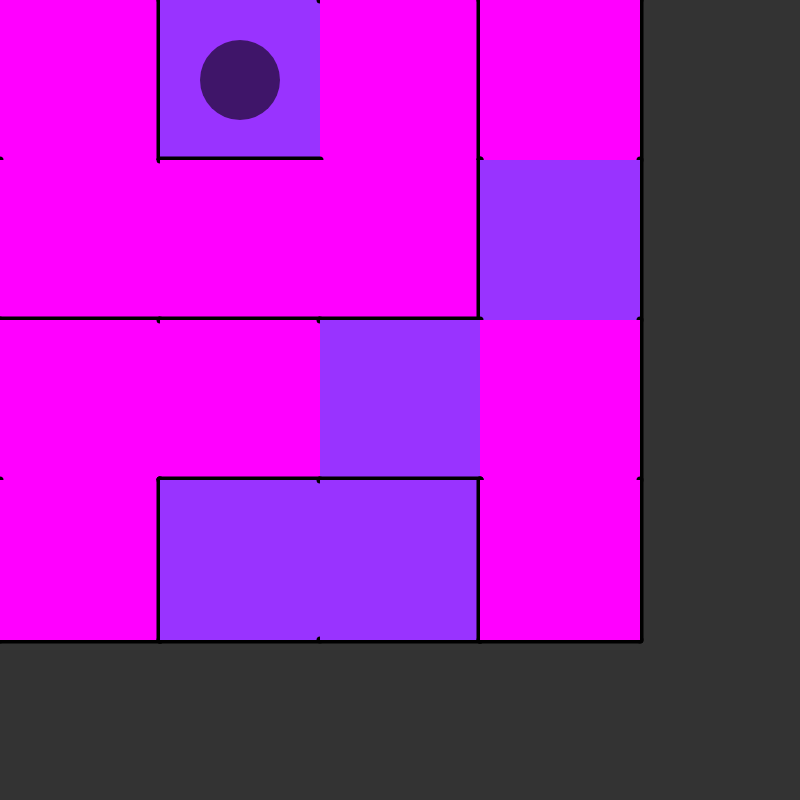
Frame 1 (no input)
Frame 60 (no input): identical to frame 1, image omitted
Frame 120 (the mouse pressed at the canvas centre since frame 60): identical to frame 1, image omitted

The p5.js sketch that drew this single still picture (run headless with seeded random() and noise() and a simulated clock; from frame 60 on, the mouse is pressed at the canvas centre):

// p5.js sketch
// ── sketch.js

//global variables
//var cols, rows; //comes from maze_info.js now
//var w = 40; //width of cell
//var w = 80; //width of cell
var w = 160; //width of cell
//var w = 266; //width of cell
//var w = 300; //width of cell
var grid = []; //all of the cells in the entire 3D maze, size is cols * rows * innieouties
var turn_head_to_left_grid = [];
var turn_head_to_right_grid = [];
var turn_head_up_grid = [];
var turn_head_down_grid = [];
var turn_head_backward_grid = [];

var all_maze_perspectives = [];
var current_maze_perspective = 0;
var current_maze_plane = 0; 

var sleep_time = 500; //time in milliseconds to wait to show next maze plane after maze is constructed
var start; //signifying starting up maze, start up whatev, maybe tutorial about how to play etc., set true/false in setup() function 
var letsgetitstarted;
let start_index = 1;
let goal_index = 17;

//you may be circling back around creating too many variables to hold this and that
//at least one set is needed to hold a current perspectives # of cols, rows, innieouties
let particular_num_cols = -1;
let particular_num_rows = -1;
let particular_num_innieouties = -1;
var orig_cols = cols;
var orig_rows = rows;
var orig_innieouties = innieouties;

function setup() {
	//get all of the maze info from maze_info.js
	//maybe eventually combine generating a maze (maze_generation_3D.js) here instead
	console.log("cols: " + cols);
	console.log("rows: " + rows);
	console.log("innieouties: " + innieouties);

	//createCanvas(windowWidth, windowHeight);
	createCanvas(800, 800);
	//createCanvas(900, 900);
	//I guess that width and height are already known as keywords for the canvas sizes
	//cols = floor(width / w); 
	//rows = floor(height / w);
	num_cells_in_a_maze_plane = cols * rows; //keeping it for regular grid perspective index function

	//set up every cell
	//keep all of the cells, even for different maze planes, 
	//in the same 1D grid array and do the math
	//the math: (need specific dimensions of each perspective)
	//size of 1 maze plane is cols * rows
	//the size of the entire 3D maze is cols * rows * innieouties 
	
	//original grid perspective
	//uses original cols, rows, innieouties from file instead of setting particular values in contrast to all of the other perspectives
	for(let k = 0; k < innieouties; k++){
		for(let j = 0; j < rows; j++){
			for(let i = 0; i < cols; i++){
				let cell = new Cell(i, j, k);
				let cell_num = index(i, j, k);
				//set all cell walls info
				for(let a = 0; a < cell_walls[cell_num].length; a++){
					if(cell_walls[cell_num][a] == 1){
						cell.walls.push(true);
					}
					else{
						cell.walls.push(false);
					}

				} 
				
				grid.push(cell);
			}
		}
	}

	//add maze to all_maze_perspectives array
	all_maze_perspectives.push(grid);

	//create all of the different rotational perspectives
	
	//turn head to left 
	particular_num_cols = orig_innieouties; 
	particular_num_rows = orig_rows;
	particular_num_innieouties = orig_cols;
	for(let i = 0; i < particular_num_cols; i++){
		for(let j = 0; j < particular_num_rows; j++){
			for(let k = 0; k < particular_num_innieouties; k++){
				let cell = new Cell(i, j, k);
				let cell_num = index_take_2(i, j, k, particular_num_cols, particular_num_rows, particular_num_innieouties);
				console.log("cell_num: " + cell_num);
				let grid_cell_num = index(orig_cols - 1 - k, j, i);
				console.log("grid_cell_num: " + grid_cell_num);
				
				//0-top, 1-right, 2-bottom, 3-left, 4-out, 5-in
				//top remains top
				//in from original becomes right of new
				//bottom remains bottom
				//out from original becomes left of new
				//right from original becomes out of new
				//left from original becomes in of new
				cell.walls[0] = grid[grid_cell_num].walls[0];
				cell.walls[1] = grid[grid_cell_num].walls[5];
				cell.walls[2] = grid[grid_cell_num].walls[2];
				cell.walls[3] = grid[grid_cell_num].walls[4];
				cell.walls[4] = grid[grid_cell_num].walls[1];
				cell.walls[5] = grid[grid_cell_num].walls[3];

				turn_head_to_left_grid[cell_num] = cell;

			}
		}
	}

	//add maze to all_maze_perspectives array
	all_maze_perspectives.push(turn_head_to_left_grid);

	//turn head to the right
	particular_num_cols = orig_innieouties;
	particular_num_rows = orig_rows;
	particular_num_innieouties = orig_cols;
	for(let i = 0; i < particular_num_cols; i++){
		for(let j = 0; j < particular_num_rows; j++){
			for(let k = 0; k < particular_num_innieouties; k++){
				let cell = new Cell(i, j, k);
				let cell_num = index_take_2(i, j, k, particular_num_cols, particular_num_rows, particular_num_innieouties);
				console.log("cell_num: " + cell_num);
				let grid_cell_num = index(k, j, orig_innieouties - 1 - i);
				console.log("grid_cell_num: " + grid_cell_num);
				
				//0-top, 1-right, 2-bottom, 3-left, 4-out, 5-in
				//top remains top
				//out from original becomes right of new 
				//bottom remains bottom
				//in from original becomes left of new
				//left from original becomes out of new
				//right from original becomes in of new
				cell.walls[0] = grid[grid_cell_num].walls[0];
				cell.walls[1] = grid[grid_cell_num].walls[4];
				cell.walls[2] = grid[grid_cell_num].walls[2];
				cell.walls[3] = grid[grid_cell_num].walls[5];
				cell.walls[4] = grid[grid_cell_num].walls[3];
				cell.walls[5] = grid[grid_cell_num].walls[1];

				turn_head_to_right_grid[cell_num] = cell;

			}
		}
	}

	//add maze to all_maze_perspectives array
	all_maze_perspectives.push(turn_head_to_right_grid);

	//turn head up
	particular_num_cols = orig_cols;
	particular_num_rows = orig_innieouties;
	particular_num_innieouties = orig_rows;
	for(let i = 0; i < particular_num_cols; i++){
		for(let j = 0; j < particular_num_rows; j++){
			for(let k = 0; k < particular_num_innieouties; k++){
				let cell = new Cell(i, j, k);
				let cell_num = index_take_2(i, j, k, particular_num_cols, particular_num_rows, particular_num_innieouties);
				console.log("cell_num: " + cell_num);
				let grid_cell_num = index(i, orig_rows - 1 - k, j);
				console.log("grid_cell_num: " + grid_cell_num);
				
				//0-top, 1-right, 2-bottom, 3-left, 4-out, 5-in
				//out from original becomes top of new
				//right remains right
				//in from original becomes bottom of new
				//left remains left
				//bottom from original becomes out of new
				//top from original becomes in of new
				cell.walls[0] = grid[grid_cell_num].walls[4];
				cell.walls[1] = grid[grid_cell_num].walls[1];
				cell.walls[2] = grid[grid_cell_num].walls[5];
				cell.walls[3] = grid[grid_cell_num].walls[3];
				cell.walls[4] = grid[grid_cell_num].walls[2];
				cell.walls[5] = grid[grid_cell_num].walls[0];

				turn_head_up_grid[cell_num] = cell;				

			}
		}
	}

	//add maze to all_maze_perspectives array
	all_maze_perspectives.push(turn_head_up_grid);

	//turn head down
	particular_num_cols = orig_cols;
	particular_num_rows = orig_innieouties;
	particular_num_innieouties = orig_rows;
	for(let i = 0; i < particular_num_cols; i++){
		for(let j = 0; j < particular_num_rows; j++){
			for(let k = 0; k < particular_num_innieouties; k++){
				let cell = new Cell(i, j, k);
				let cell_num = index_take_2(i, j, k, particular_num_cols, particular_num_rows, particular_num_innieouties);
				console.log("cell_num: " + cell_num);
				let grid_cell_num = index(i, k, orig_innieouties - j - 1);
				console.log("grid_cell_num: " + grid_cell_num);
				
				//0-top, 1-right, 2-bottom, 3-left, 4-out, 5-in
				//in from original becomes top of new
				//right remains right
				//out from original becomes bottom of new
				//left remains left
				//top from original becomes out of new
				//bottom from original becomes in of new
				cell.walls[0] = grid[grid_cell_num].walls[5];
				cell.walls[1] = grid[grid_cell_num].walls[1];
				cell.walls[2] = grid[grid_cell_num].walls[4];
				cell.walls[3] = grid[grid_cell_num].walls[3];
				cell.walls[4] = grid[grid_cell_num].walls[0];
				cell.walls[5] = grid[grid_cell_num].walls[2];

				turn_head_down_grid[cell_num] = cell;				

			}
		}
	}

	//add maze to all_maze_perspectives array
	all_maze_perspectives.push(turn_head_down_grid);

	//turn head backward (turn around)
	particular_num_cols = orig_cols;
	particular_num_rows = orig_rows;
	particular_num_innieouties = orig_innieouties;
	for(let i = 0; i < particular_num_cols; i++){
		for(let j = 0; j < particular_num_rows; j++){
			for(let k = 0; k < particular_num_innieouties; k++){
				let cell = new Cell(i, j, k);
				let cell_num = index_take_2(i, j, k, particular_num_cols, particular_num_rows, particular_num_innieouties);
				console.log("cell_num: " + cell_num);
				let grid_cell_num = index(orig_cols - 1 - i, j, orig_innieouties - 1 - k);
				console.log("grid_cell_num: " + grid_cell_num);
				
				//0-top, 1-right, 2-bottom, 3-left, 4-out, 5-in
				//top remains top
				//left from original becomes right of new
				//bottom remains bottom
				//right from original becomes left of new
				//in from original becomes out of new
				//out from original becomes in of new
				cell.walls[0] = grid[grid_cell_num].walls[0];
				cell.walls[1] = grid[grid_cell_num].walls[3];
				cell.walls[2] = grid[grid_cell_num].walls[2];
				cell.walls[3] = grid[grid_cell_num].walls[1];
				cell.walls[4] = grid[grid_cell_num].walls[5];
				cell.walls[5] = grid[grid_cell_num].walls[4];

				turn_head_backward_grid[cell_num] = cell;				

			}
		}
	}

	//add maze to all_maze_perspectives array
	all_maze_perspectives.push(turn_head_backward_grid);
	
	
	//specify start cell COULD BE ANY CELL
	//NEED TO DETERMINE START AND FINISH CELLS OF MAZE
	current_cell = all_maze_perspectives[current_maze_perspective][start_index];
	current_index = start_index;

	//console.log("grid.length: " + grid.length);
	//console.log("turn_head_to_left_grid.length: " + turn_head_to_left_grid.length);
	//console.log("turn_head_to_right_grid.length: " + turn_head_to_right_grid.length);
	//console.log("turn_head_up_grid.length: " + turn_head_up_grid.length);
	//console.log("turn_head_down_grid.length: " + turn_head_down_grid.length);
	//console.log("turn_head_backward_grid.length: " + turn_head_backward_grid.length);
	//console.log("all_maze_perspectives[current_maze_perspective].length: " + all_maze_perspectives[current_maze_perspective].length);

	start = false; //just for debugging to not run through showing all the maze planes at the beginning
	//draw each maze plane for player to see
	//letsgetitstarted = setInterval(show_one_maze_plane, 5000); //uncomment to show all maze perspectives before starting	
}

function draw() {
	if(!start){
		//console.log("that was all of the maze planes, start playing now");
		background(51);
		//show the current maze plane
		set_particular_num_cols_rows_innieouties(current_maze_perspective);
		let num_cells_in_this_particular_plane = particular_num_cols * particular_num_rows;
		//current_maze_plane global variable will need to be changed when perspective changes too...
		for(let i = (current_maze_plane * num_cells_in_this_particular_plane); i < ((current_maze_plane + 1) * num_cells_in_this_particular_plane); i++){
			all_maze_perspectives[current_maze_perspective][i].show();
		}		

	}
}

var global_maze_plane_counter = 0;
var global_perspective_counter = 0;
var global_cell_index_counter = 0;
function show_one_maze_plane(){
	console.log("global_maze_plane_counter: " + global_maze_plane_counter);
	set_particular_num_cols_rows_innieouties(global_perspective_counter);	
	let num_cells_in_this_particular_plane = particular_num_cols * particular_num_rows;
	if(global_maze_plane_counter < particular_num_innieouties && global_perspective_counter < 7){
		background(51);
		let stopping_point = global_cell_index_counter + num_cells_in_this_particular_plane;
		for(let i = global_cell_index_counter; i < stopping_point; i++){
			//console.log("i: " + i);
			all_maze_perspectives[global_perspective_counter][i].show();
			global_cell_index_counter++;
		}
		
		global_maze_plane_counter++;
		if(global_maze_plane_counter == particular_num_innieouties){
			if(global_perspective_counter < 7){
				global_maze_plane_counter = 0;
				global_cell_index_counter = 0;
			}
			global_perspective_counter++;
			console.log("perspective: " + global_perspective_counter);
		}
	}
	else{
		start = false;
		clearInterval(letsgetitstarted);
	}
}

function set_particular_num_cols_rows_innieouties(perspective_counter){
	//original perspective
	if(perspective_counter == 0){
		particular_num_cols = orig_cols; 
		particular_num_rows = orig_rows;
		particular_num_innieouties = orig_innieouties;	
	}
	////turn head to left
	else if(perspective_counter == 1){
		particular_num_cols = orig_innieouties; 
		particular_num_rows = orig_rows;
		particular_num_innieouties = orig_cols;	
	}
	//turn head to the right
	else if(perspective_counter == 2){
		particular_num_cols = orig_innieouties; 
		particular_num_rows = orig_rows;
		particular_num_innieouties = orig_cols;	
	}
	////turn head up
	else if(perspective_counter == 3){
		particular_num_cols = orig_cols; 
		particular_num_rows = orig_innieouties;
		particular_num_innieouties = orig_rows;	
	}
	//turn head down
	else if(perspective_counter == 4){
		particular_num_cols = orig_cols; 
		particular_num_rows = orig_innieouties;
		particular_num_innieouties = orig_rows;	
	}
	//turn head backward (turn around)
	else if(perspective_counter == 5){
		particular_num_cols = orig_cols; 
		particular_num_rows = orig_rows;
		particular_num_innieouties = orig_innieouties;	
	}

}

//KEYBOARD CONTROLS
//arrows to move
//need way to specify whether or not you want to go out or in on cells that are available to go out or in or both on
//because you can also sometimes just pass by and not go out or in

//COULD/SHOULD
//also should add ability for player to rotate perspective if you set up that functionality
//so would need a key assigned for those 6 rotations (counting no rotation)
//indexes of all_maze_perspectives
//0 - grid
//1 - turn_head_to_left_grid
//2 - turn_head_to_right_grid
//3 - turn_head_up_grid
//4 - turn_head_down_grid
//5 - turn_head_backward

function next_is_not_right_boundary(the_current_index){
	let next_index = the_current_index + 1;
	if(Math.floor(next_index / particular_num_cols) === Math.floor(the_current_index / particular_num_cols)){
		return true;
	}

	return false;
}

function next_is_not_left_boundary(the_current_index){
	let next_index = the_current_index - 1;
	if(Math.floor(next_index / particular_num_cols) === Math.floor(the_current_index / particular_num_cols)){
		return true;
	}

	return false;
}

function next_is_not_up_boundary(the_current_index){
	let next_index = the_current_index - particular_num_cols;
	let num_cells_in_this_particular_plane = particular_num_cols * particular_num_rows;
	if(next_index >= current_maze_plane * num_cells_in_this_particular_plane){
		return true;
	}

	return false;
}

function next_is_not_down_boundary(the_current_index){
	let next_index = the_current_index + particular_num_cols;
	let num_cells_in_this_particular_plane = particular_num_cols * particular_num_rows;
	if(next_index < (current_maze_plane + 1) * num_cells_in_this_particular_plane){
		return true;
	}

	return false;
}

function next_is_not_out_boundary(the_current_index){
	let num_cells_in_this_particular_plane = particular_num_cols * particular_num_rows;
	let next_index = the_current_index - num_cells_in_this_particular_plane;
	if(next_index >= 0){
		return true;
	}

	return false;
}

function next_is_not_in_boundary(the_current_index){
	let num_cells_in_this_particular_plane = particular_num_cols * particular_num_rows;
	let next_index = the_current_index + num_cells_in_this_particular_plane;
	if(next_index < num_cells_in_this_particular_plane * particular_num_innieouties){
		return true;
	}

	return false;
}

//for p5 the name of the function must be keyPressed to word
function keyPressed() {
	if(start){ //don't pay attention to key if start routine is still running
		return;
	}
	//NEED TO CHECK ALL SORTS OF THINGS...
	if(keyCode === UP_ARROW){
		console.log("up arrow");
		//check that not out of bounds and not a wall above
		if(next_is_not_up_boundary(current_index) && !current_cell.walls[0]){
			current_index = current_index - particular_num_cols;
			current_cell = all_maze_perspectives[current_maze_perspective][current_index];	
		}
		else{
			console.log("nope");
		}
	}
	if(keyCode === LEFT_ARROW) {
	  	console.log("left arrow");
		//check if next_index would be on same row and not a wall to the left
		if(next_is_not_left_boundary(current_index) && !current_cell.walls[3]){
			current_index = current_index - 1;
			current_cell = all_maze_perspectives[current_maze_perspective][current_index];	
		}
		else{
			console.log("nope");
		}
	} 
	if(keyCode === RIGHT_ARROW) {
	  	console.log("right arrow");
		//check if next_index would be on same row and not a wall to the right
		if(next_is_not_right_boundary(current_index) && !current_cell.walls[1]){
			current_index = current_index + 1;
			current_cell = all_maze_perspectives[current_maze_perspective][current_index];
		}
		else{
			console.log("nope");
		}
	}
	if(keyCode === DOWN_ARROW) {
		console.log("down arrow");
		//check that not out of bounds and not a wall below
		if(next_is_not_down_boundary(current_index) && !current_cell.walls[2]){
			current_index = current_index + particular_num_cols;
			current_cell = all_maze_perspectives[current_maze_perspective][current_index];
		}
		else{
			console.log("nope");
		}
	}

	//how about enter for in and shift for out
	if(keyCode === SHIFT){
		console.log("shift so out");
		//check that not out of bounds and not a wall one maze plane out
		if(next_is_not_out_boundary(current_index) && !current_cell.walls[4]){
			let num_cells_in_this_particular_plane = particular_num_cols * particular_num_rows;
			current_index = current_index - num_cells_in_this_particular_plane;
			current_cell = all_maze_perspectives[current_maze_perspective][current_index];

			current_maze_plane--; //change maze plane to be drawn
		}
		else{
			console.log("nope");
		}
	}
	if(keyCode === ENTER){
		console.log("enter so in");
		//check if not out of bounds and not a wall one maze plane in
		if(next_is_not_in_boundary(current_index) && !current_cell.walls[5]){
			let num_cells_in_this_particular_plane = particular_num_cols * particular_num_rows;
			current_index = current_index + num_cells_in_this_particular_plane;
			current_cell = all_maze_perspectives[current_maze_perspective][current_index];

			current_maze_plane++; //change maze plane to be drawn
		}
		else{
			console.log("nope");
		}
	}

	print_one_cell_info(current_cell);

}

function sleep(milliseconds) {
	const date = Date.now();
	let currentDate = null;
	do {
	  currentDate = Date.now();
	} while (currentDate - date < milliseconds);
}

//modified index function to also take in the current perspectives
//# of cols, rows, and innieouties
//num_cells_in_a_maze_plane would change too
function index_take_2(i, j, k, num_cols, num_rows, num_innieouties){
	//check for out of bounds and return -1 if so to signify not valid
	if(i < 0 || j < 0 || i > num_cols - 1 || j > num_rows - 1 || k < 0 || k > num_innieouties - 1){
		return -1;
	}
	let num_cells_in_this_particular_plane = num_cols * num_rows;
	return i + (j * num_cols) + (k * num_cells_in_this_particular_plane);
}
function index(i, j, k){
	//check for out of bounds and return -1 if so to signify not valid
	if(i < 0 || j < 0 || i > cols - 1 || j > rows - 1 || k < 0 || k > innieouties - 1){
		return -1;
	}
	return i + (j * cols) + (k * num_cells_in_a_maze_plane);
}

//for debugging
function print_maze_info(maze_perspective_index){
	console.log("# of cells in maze perspective " + current_maze_perspective + ": " + all_maze_perspectives[current_maze_perspective].length);
	for(let i = 0; i < all_maze_perspectives[maze_perspective_index].length; i++){
		console.log("index: " + index_take_2(all_maze_perspectives[current_maze_perspective][i].i, all_maze_perspectives[current_maze_perspective][i].j, all_maze_perspectives[current_maze_perspective][i].k, particular_num_cols, particular_num_rows, particular_num_innieouties));
		console.log("i: " + all_maze_perspectives[current_maze_perspective][i].i + ", j: " + all_maze_perspectives[current_maze_perspective][i].j + ", k: " + all_maze_perspectives[current_maze_perspective][i].k);
		
	}
}
//for debugging
function print_one_cell_info(a_cell){
	console.log("i (col): " + a_cell.i + " j (row): " + a_cell.j + " k(innieoutie): " + a_cell.k);
	//console.log("walls:");
	let wall_string = "";
	if(a_cell.walls[0]){
		wall_string = wall_string + "top: true "; 
	}
	else{
		wall_string = wall_string + "top: false "; 
	}
	if(a_cell.walls[1]){
		wall_string = wall_string + "right: true "; 
	}
	else{
		wall_string = wall_string + "right: false "; 
	}
	if(a_cell.walls[2]){
		wall_string = wall_string + "bottom: true "; 
	}
	else{
		wall_string = wall_string + "bottom: false "; 
	}
	if(a_cell.walls[3]){
		wall_string = wall_string + "left: true "; 
	}
	else{
		wall_string = wall_string + "left: false "; 
	}
	if(a_cell.walls[4]){
		wall_string = wall_string + "out: true "; 
	}
	else{
		wall_string = wall_string + "out: false "; 
	}
	if(a_cell.walls[5]){
		wall_string = wall_string + "in: true "; 
	}
	else{
		wall_string = wall_string + "in: false "; 
	}

	console.log(wall_string);

}

function Cell(i, j, k){
	this.i = i;
	this.j = j;
	this.k = k;
	//top, right, bottom, left, out, inn
	//this.walls = [true, true, true, true, true, true];
	this.walls = [];
	this.visited = false; //NOT SURE THAT visited IS NEEDED FOR THIS APPLICATION


	//THINK THAT THIS FUNCTION IS ONLY USED FOR CREATING A MAZE
	//I'M NOT SURE THAT YOU NEED checkNeighbors FOR THIS APPLICATION


	this.highlight = function(red, green, blue){
		//drawing 2D maze plane, just need to know that, not drawing a z (k) value so don't need to know about that here
		let x = this.i * w;
		let y = this.j * w;
		noStroke();
		fill(red, green, blue);
		rect(x, y, w, w);
	}

	//THINK THAT THIS FUNCTION IS ONLY USED FOR CREATING A MAZE
	this.mark_as_current_cell = function(){
		let x = this.i * w;
		//let y = this.y * w; //think this was wrong in previous version, should go look
		let y = this.j * w;
		noStroke();
		fill(0, 0, 0);
		rect(x, y, w, w);
		//circle(x, y, 20);
	}

	this.show = function(){
		//x left/right y up/down
		let x = this.i * w;
		let y = this.j * w;
		//stroke(255);
		stroke(0);
		strokeWeight(7);
		//fill(255);
		if(this.walls[0]){
			line(x, y, x + w, y); //top wall
		}
		if(this.walls[1]){
			line(x + w, y, x + w, y + w); //right wall
		}
		if(this.walls[2]){
			line(x, y + w, x + w, y + w); //bottom wall
		}
		if(this.walls[3]){
			line(x, y, x, y + w); //left wall
		}
		//change color out or inn if there is no wall to signify no wall with color instead of line
		if(!this.walls[4] && this.walls[5]){ 
			//color the cell differently than others in the maze plane to signify ability to go OUT to adjacent maze plane
			this.highlight(0, 255, 0); //out color
			//fill(0, 255, 255);
		}
		else if(!this.walls[5] && this.walls[4]){ 
			//color the cell differently than others in the maze plane to signify ability to go IN to adjacent maze plane
			this.highlight(153, 51, 255); //inn color
			//fill(255, 0, 255);
		}
		//3rd distinct color for if both out and inn
		else if(!this.walls[4] && !this.walls[5]){
			//color the cell differently than others in the maze plane to signify ability to go IN/OUT to adjacent maze plane
			this.highlight(255, 128, 0); //out and inn color
		}

		//not in/out default cell color
		if(this.walls[4] && this.walls[5]){
			noStroke();
			fill('magenta'); 
			rect(x, y, w, w);	
		}

		//draw circle on top of current cell to show current position
		if(index_take_2(this.i, this.j, this.k, particular_num_cols, particular_num_rows, particular_num_innieouties) == current_index){
			fill(0, 0, 0, 150); //the 4th arg is alpha signifying transparency, less is more transparent
			circle(x + w / 2, y + w / 2, w / 2);	
		}

		if(index(this.i, this.j, this.k) == goal_index){
			//fill(255, 255, 255, 150); //the 4th arg is alpha signifying transparency, less is more transparent
			//circle(x + w / 2, y + w / 2, w / 2);
			stroke("green");
			line(x, y, x + w, y + w);	
			line(x + w, y, x, y + w);	
		}

	}
}
// ── maze_info.js
let cols = 4;
let rows = 4;
let innieouties = 3;

let cell_walls = [
	[1,1,0,1,1,1],
	[1,0,1,1,1,0],
	[1,1,0,0,1,1],
	[1,1,0,1,1,1],
	[0,0,1,1,1,1],
	[1,0,1,0,1,1],
	[0,1,1,0,1,1],
	[0,1,0,1,1,0],
	[1,0,0,1,1,1],
	[1,0,1,0,1,1],
	[1,0,1,0,1,0],
	[0,1,0,0,1,1],
	[0,1,1,1,1,1],
	[1,0,1,1,1,0],
	[1,1,1,0,1,0],
	[0,1,1,1,1,1],
	[1,0,1,1,1,0],
	[1,1,1,0,0,1],
	[1,0,0,1,1,0],
	[1,1,1,0,1,0],
	[1,0,1,1,1,0],
	[1,0,1,0,1,1],
	[0,1,1,0,1,1],
	[1,1,1,1,0,1],
	[1,0,0,1,1,1],
	[1,1,1,0,1,0],
	[1,0,1,1,0,1],
	[1,1,0,0,1,0],
	[0,0,1,1,1,1],
	[1,1,1,0,0,1],
	[1,0,1,1,0,1],
	[0,1,1,0,1,1],
	[1,0,1,1,0,1],
	[1,1,0,0,1,1],
	[1,1,1,1,0,1],
	[1,1,0,1,0,1],
	[1,1,0,1,0,1],
	[0,0,1,1,1,1],
	[1,0,1,0,1,1],
	[0,1,1,0,1,1],
	[0,1,0,1,1,1],
	[1,0,1,1,0,1],
	[1,1,0,0,1,1],
	[1,1,0,1,0,1],
	[0,0,1,1,1,1],
	[1,0,1,0,1,1],
	[0,1,1,0,1,1],
	[0,1,1,1,1,1],
]
